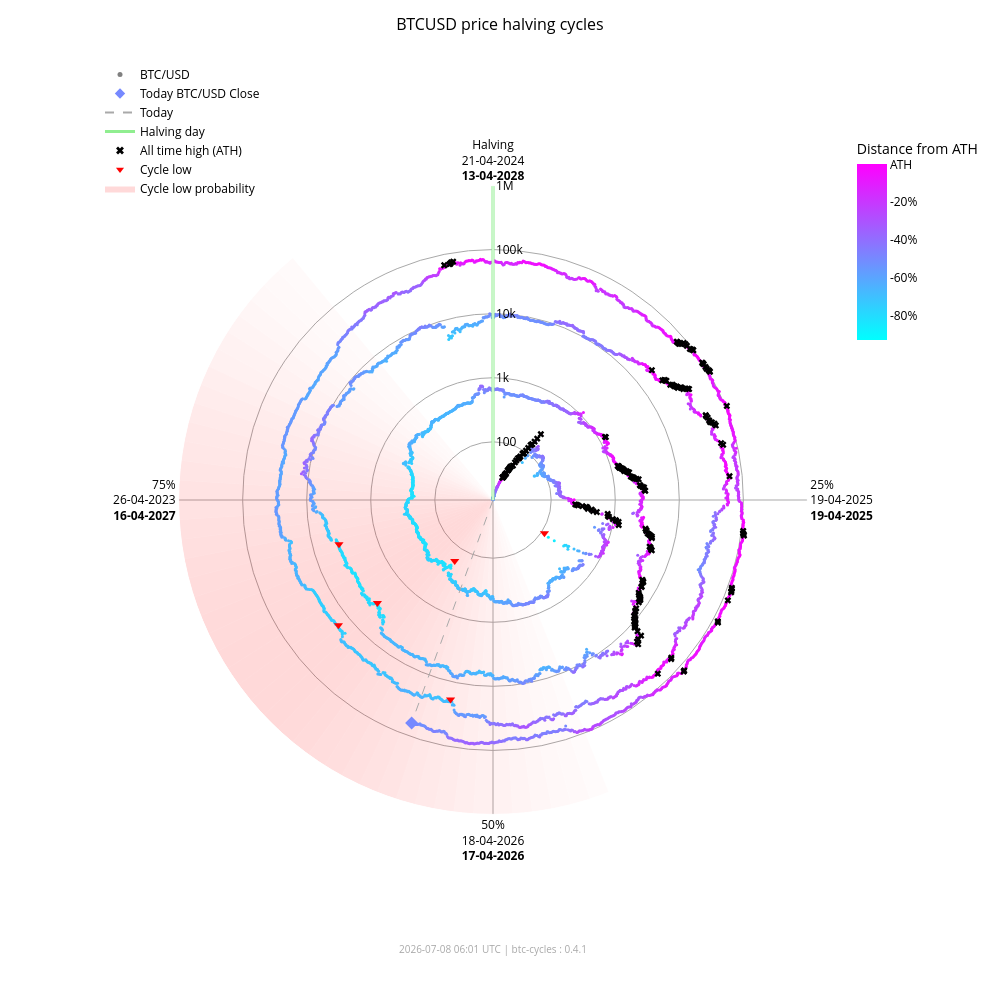

Here is the notebook cell this chart was saved with:
### Markdown cell above
### Interactive chart (plotly)

### Code cell
fig_interactive = btc.plot(
    kind="interactive",
    from_date="2012-11-28",
)
# plotly config for interactivity
config = {"scrollZoom": True, "displayModeBar": True}
# display in notebook
fig_interactive.show(config=config)

### Figure 1 — Plotly figure (JSON) as saved in the notebook; plotly's stock layout.template omitted (floating-point values rounded to 4 significant figures; data arrays with more than 128 entries replaced by an {"elided": "..."} marker saying what was removed)
{"data": [{"fill": "toself", "fillcolor": "rgba(255,0,0,0.017168280509461755)", "hoverinfo": "skip", "line": {"width": 0}, "mode": "lines", "r": [12.35, 1000000, 1000000, 12.35, 12.35], "showlegend": false, "theta": [158.4, 158.4, 162.0, 162.0, 158.4], "type": "scatterpolar"}, {"fill": "toself", "fillcolor": "rgba(255,0,0,0.022114794501891175)", "hoverinfo": "skip", "line": {"width": 0}, "mode": "lines", "r": [12.35, 1000000, 1000000, 12.35, 12.35], "showlegend": false, "theta": [162.0, 162.0, 165.6, 165.6, 162.0], "type": "scatterpolar"}, {"fill": "toself", "fillcolor": "rgba(255,0,0,0.02790404259511669)", "hoverinfo": "skip", "line": {"width": 0}, "mode": "lines", "r": [12.35, 1000000, 1000000, 12.35, 12.35], "showlegend": false, "theta": [165.6, 165.6, 169.2, 169.2, 165.6], "type": "scatterpolar"}, {"fill": "toself", "fillcolor": "rgba(255,0,0,0.034518294852420334)", "hoverinfo": "skip", "line": {"width": 0}, "mode": "lines", "r": [12.35, 1000000, 1000000, 12.35, 12.35], "showlegend": false, "theta": [169.2, 169.2, 172.8, 172.8, 169.2], "type": "scatterpolar"}, {"fill": "toself", "fillcolor": "rgba(255,0,0,0.041901979682821514)", "hoverinfo": "skip", "line": {"width": 0}, "mode": "lines", "r": [12.35, 1000000, 1000000, 12.35, 12.35], "showlegend": false, "theta": [172.8, 172.8, 176.4, 176.4, 172.8], "type": "scatterpolar"}, {"fill": "toself", "fillcolor": "rgba(255,0,0,0.04996405861294358)", "hoverinfo": "skip", "line": {"width": 0}, "mode": "lines", "r": [12.35, 1000000, 1000000, 12.35, 12.35], "showlegend": false, "theta": [176.4, 176.4, 180.0, 180.0, 176.4], "type": "scatterpolar"}, {"fill": "toself", "fillcolor": "rgba(255,0,0,0.05858349692240514)", "hoverinfo": "skip", "line": {"width": 0}, "mode": "lines", "r": [12.35, 1000000, 1000000, 12.35, 12.35], "showlegend": false, "theta": [180.0, 180.0, 183.6, 183.6, 180.0], "type": "scatterpolar"}, {"fill": "toself", "fillcolor": "rgba(255,0,0,0.06761662035375064)", "hoverinfo": "skip", "line": {"width": 0}, "mode": "lines", "r": [12.35, 1000000, 1000000, 12.35, 12.35], "showlegend": false, "theta": [183.6, 183.6, 187.2, 187.2, 183.6], "type": "scatterpolar"}, {"fill": "toself", "fillcolor": "rgba(255,0,0,0.07690481219944661)", "hoverinfo": "skip", "line": {"width": 0}, "mode": "lines", "r": [12.35, 1000000, 1000000, 12.35, 12.35], "showlegend": false, "theta": [187.2, 187.2, 190.8, 190.8, 187.2], "type": "scatterpolar"}, {"fill": "toself", "fillcolor": "rgba(255,0,0,0.08628112000611096)", "hoverinfo": "skip", "line": {"width": 0}, "mode": "lines", "r": [12.35, 1000000, 1000000, 12.35, 12.35], "showlegend": false, "theta": [190.8, 190.8, 194.4, 194.4, 190.8], "type": "scatterpolar"}, {"fill": "toself", "fillcolor": "rgba(255,0,0,0.09557490841018089)", "hoverinfo": "skip", "line": {"width": 0}, "mode": "lines", "r": [12.35, 1000000, 1000000, 12.35, 12.35], "showlegend": false, "theta": [194.4, 194.4, 198.0, 198.0, 194.4], "type": "scatterpolar"}, {"fill": "toself", "fillcolor": "rgba(255,0,0,0.10461455782963762)", "hoverinfo": "skip", "line": {"width": 0}, "mode": "lines", "r": [12.35, 1000000, 1000000, 12.35, 12.35], "showlegend": false, "theta": [198.0, 198.0, 201.6, 201.6, 198.0], "type": "scatterpolar"}, {"fill": "toself", "fillcolor": "rgba(255,0,0,0.11322908719652829)", "hoverinfo": "skip", "line": {"width": 0}, "mode": "lines", "r": [12.35, 1000000, 1000000, 12.35, 12.35], "showlegend": false, "theta": [201.6, 201.6, 205.2, 205.2, 201.6], "type": "scatterpolar"}, {"fill": "toself", "fillcolor": "rgba(255,0,0,0.12125015337052986)", "hoverinfo": "skip", "line": {"width": 0}, "mode": "lines", "r": [12.35, 1000000, 1000000, 12.35, 12.35], "showlegend": false, "theta": [205.2, 205.2, 208.8, 208.8, 205.2], "type": "scatterpolar"}, {"fill": "toself", "fillcolor": "rgba(255,0,0,0.12851590515331976)", "hoverinfo": "skip", "line": {"width": 0}, "mode": "lines", "r": [12.35, 1000000, 1000000, 12.35, 12.35], "showlegend": false, "theta": [208.8, 208.8, 212.4, 212.4, 208.8], "type": "scatterpolar"}, {"fill": "toself", "fillcolor": "rgba(255,0,0,0.13487757461161184)", "hoverinfo": "skip", "line": {"width": 0}, "mode": "lines", "r": [12.35, 1000000, 1000000, 12.35, 12.35], "showlegend": false, "theta": [212.4, 212.4, 216.0, 216.0, 212.4], "type": "scatterpolar"}, {"fill": "toself", "fillcolor": "rgba(255,0,0,0.14020862181849592)", "hoverinfo": "skip", "line": {"width": 0}, "mode": "lines", "r": [12.35, 1000000, 1000000, 12.35, 12.35], "showlegend": false, "theta": [216.0, 216.0, 219.6, 219.6, 216.0], "type": "scatterpolar"}, {"fill": "toself", "fillcolor": "rgba(255,0,0,0.14441504950654527)", "hoverinfo": "skip", "line": {"width": 0}, "mode": "lines", "r": [12.35, 1000000, 1000000, 12.35, 12.35], "showlegend": false, "theta": [219.6, 219.6, 223.2, 223.2, 219.6], "type": "scatterpolar"}, {"fill": "toself", "fillcolor": "rgba(255,0,0,0.14744459351271713)", "hoverinfo": "skip", "line": {"width": 0}, "mode": "lines", "r": [12.35, 1000000, 1000000, 12.35, 12.35], "showlegend": false, "theta": [223.2, 223.2, 226.8, 226.8, 223.2], "type": "scatterpolar"}, {"fill": "toself", "fillcolor": "rgba(255,0,0,0.14929223192296423)", "hoverinfo": "skip", "line": {"width": 0}, "mode": "lines", "r": [12.35, 1000000, 1000000, 12.35, 12.35], "showlegend": false, "theta": [226.8, 226.8, 230.4, 230.4, 226.8], "type": "scatterpolar"}, {"fill": "toself", "fillcolor": "rgba(255,0,0,0.15)", "hoverinfo": "skip", "line": {"width": 0}, "mode": "lines", "r": [12.35, 1000000, 1000000, 12.35, 12.35], "showlegend": false, "theta": [230.4, 230.4, 234.0, 234.0, 230.4], "type": "scatterpolar"}, {"fill": "toself", "fillcolor": "rgba(255,0,0,0.14965033825231114)", "hoverinfo": "skip", "line": {"width": 0}, "mode": "lines", "r": [12.35, 1000000, 1000000, 12.35, 12.35], "showlegend": false, "theta": [234.0, 234.0, 237.6, 237.6, 234.0], "type": "scatterpolar"}, {"fill": "toself", "fillcolor": "rgba(255,0,0,0.14835378057909807)", "hoverinfo": "skip", "line": {"width": 0}, "mode": "lines", "r": [12.35, 1000000, 1000000, 12.35, 12.35], "showlegend": false, "theta": [237.6, 237.6, 241.2, 241.2, 237.6], "type": "scatterpolar"}, {"fill": "toself", "fillcolor": "rgba(255,0,0,0.14623322283554635)", "hoverinfo": "skip", "line": {"width": 0}, "mode": "lines", "r": [12.35, 1000000, 1000000, 12.35, 12.35], "showlegend": false, "theta": [241.2, 241.2, 244.8, 244.8, 241.2], "type": "scatterpolar"}, {"fill": "toself", "fillcolor": "rgba(255,0,0,0.1434078538226231)", "hoverinfo": "skip", "line": {"width": 0}, "mode": "lines", "r": [12.35, 1000000, 1000000, 12.35, 12.35], "showlegend": false, "theta": [244.8, 244.8, 248.4, 248.4, 244.8], "type": "scatterpolar"}, {"fill": "toself", "fillcolor": "rgba(255,0,0,0.13997983179373427)", "hoverinfo": "skip", "line": {"width": 0}, "mode": "lines", "r": [12.35, 1000000, 1000000, 12.35, 12.35], "showlegend": false, "theta": [248.4, 248.4, 252.0, 252.0, 248.4], "type": "scatterpolar"}, {"fill": "toself", "fillcolor": "rgba(255,0,0,0.13602598258454268)", "hoverinfo": "skip", "line": {"width": 0}, "mode": "lines", "r": [12.35, 1000000, 1000000, 12.35, 12.35], "showlegend": false, "theta": [252.0, 252.0, 255.6, 255.6, 252.0], "type": "scatterpolar"}, {"fill": "toself", "fillcolor": "rgba(255,0,0,0.13159547355344953)", "hoverinfo": "skip", "line": {"width": 0}, "mode": "lines", "r": [12.35, 1000000, 1000000, 12.35, 12.35], "showlegend": false, "theta": [255.6, 255.6, 259.2, 259.2, 255.6], "type": "scatterpolar"}, {"fill": "toself", "fillcolor": "rgba(255,0,0,0.12671301775492697)", "hoverinfo": "skip", "line": {"width": 0}, "mode": "lines", "r": [12.35, 1000000, 1000000, 12.35, 12.35], "showlegend": false, "theta": [259.2, 259.2, 262.8, 262.8, 259.2], "type": "scatterpolar"}, {"fill": "toself", "fillcolor": "rgba(255,0,0,0.12138610149219965)", "hoverinfo": "skip", "line": {"width": 0}, "mode": "lines", "r": [12.35, 1000000, 1000000, 12.35, 12.35], "showlegend": false, "theta": [262.8, 262.8, 266.4, 266.4, 262.8], "type": "scatterpolar"}, {"fill": "toself", "fillcolor": "rgba(255,0,0,0.1156142551644921)", "hoverinfo": "skip", "line": {"width": 0}, "mode": "lines", "r": [12.35, 1000000, 1000000, 12.35, 12.35], "showlegend": false, "theta": [266.4, 266.4, 270.0, 270.0, 266.4], "type": "scatterpolar"}, {"fill": "toself", "fillcolor": "rgba(255,0,0,0.10939851441251548)", "hoverinfo": "skip", "line": {"width": 0}, "mode": "lines", "r": [12.35, 1000000, 1000000, 12.35, 12.35], "showlegend": false, "theta": [270.0, 270.0, 273.6, 273.6, 270.0], "type": "scatterpolar"}, {"fill": "toself", "fillcolor": "rgba(255,0,0,0.10274974912946185)", "hoverinfo": "skip", "line": {"width": 0}, "mode": "lines", "r": [12.35, 1000000, 1000000, 12.35, 12.35], "showlegend": false, "theta": [273.6, 273.6, 277.2, 277.2, 273.6], "type": "scatterpolar"}, {"fill": "toself", "fillcolor": "rgba(255,0,0,0.09569517349791425)", "hoverinfo": "skip", "line": {"width": 0}, "mode": "lines", "r": [12.35, 1000000, 1000000, 12.35, 12.35], "showlegend": false, "theta": [277.2, 277.2, 280.8, 280.8, 277.2], "type": "scatterpolar"}, {"fill": "toself", "fillcolor": "rgba(255,0,0,0.08828282625646727)", "hoverinfo": "skip", "line": {"width": 0}, "mode": "lines", "r": [12.35, 1000000, 1000000, 12.35, 12.35], "showlegend": false, "theta": [280.8, 280.8, 284.4, 284.4, 280.8], "type": "scatterpolar"}, {"fill": "toself", "fillcolor": "rgba(255,0,0,0.08058400018765345)", "hoverinfo": "skip", "line": {"width": 0}, "mode": "lines", "r": [12.35, 1000000, 1000000, 12.35, 12.35], "showlegend": false, "theta": [284.4, 284.4, 288.0, 288.0, 284.4], "type": "scatterpolar"}, {"fill": "toself", "fillcolor": "rgba(255,0,0,0.07269354608292704)", "hoverinfo": "skip", "line": {"width": 0}, "mode": "lines", "r": [12.35, 1000000, 1000000, 12.35, 12.35], "showlegend": false, "theta": [288.0, 288.0, 291.6, 291.6, 288.0], "type": "scatterpolar"}, {"fill": "toself", "fillcolor": "rgba(255,0,0,0.06472784449068783)", "hoverinfo": "skip", "line": {"width": 0}, "mode": "lines", "r": [12.35, 1000000, 1000000, 12.35, 12.35], "showlegend": false, "theta": [291.6, 291.6, 295.2, 295.2, 291.6], "type": "scatterpolar"}, {"fill": "toself", "fillcolor": "rgba(255,0,0,0.05682021976743955)", "hoverinfo": "skip", "line": {"width": 0}, "mode": "lines", "r": [12.35, 1000000, 1000000, 12.35, 12.35], "showlegend": false, "theta": [295.2, 295.2, 298.8, 298.8, 295.2], "type": "scatterpolar"}, {"fill": "toself", "fillcolor": "rgba(255,0,0,0.04911378436707333)", "hoverinfo": "skip", "line": {"width": 0}, "mode": "lines", "r": [12.35, 1000000, 1000000, 12.35, 12.35], "showlegend": false, "theta": [298.8, 298.8, 302.4, 302.4, 298.8], "type": "scatterpolar"}, {"fill": "toself", "fillcolor": "rgba(255,0,0,0.04175213714896469)", "hoverinfo": "skip", "line": {"width": 0}, "mode": "lines", "r": [12.35, 1000000, 1000000, 12.35, 12.35], "showlegend": false, "theta": [302.4, 302.4, 306.0, 306.0, 302.4], "type": "scatterpolar"}, {"fill": "toself", "fillcolor": "rgba(255,0,0,0.034868865657538876)", "hoverinfo": "skip", "line": {"width": 0}, "mode": "lines", "r": [12.35, 1000000, 1000000, 12.35, 12.35], "showlegend": false, "theta": [306.0, 306.0, 309.6, 309.6, 306.0], "type": "scatterpolar"}, {"fill": "toself", "fillcolor": "rgba(255,0,0,0.02857722515334582)", "hoverinfo": "skip", "line": {"width": 0}, "mode": "lines", "r": [12.35, 1000000, 1000000, 12.35, 12.35], "showlegend": false, "theta": [309.6, 309.6, 313.2, 313.2, 309.6], "type": "scatterpolar"}, {"fill": "toself", "fillcolor": "rgba(255,0,0,0.022961515313555197)", "hoverinfo": "skip", "line": {"width": 0}, "mode": "lines", "r": [12.35, 1000000, 1000000, 12.35, 12.35], "showlegend": false, "theta": [313.2, 313.2, 316.8, 316.8, 313.2], "type": "scatterpolar"}, {"fill": "toself", "fillcolor": "rgba(255,0,0,0.01807146942917362)", "hoverinfo": "skip", "line": {"width": 0}, "mode": "lines", "r": [12.35, 1000000, 1000000, 12.35, 12.35], "showlegend": false, "theta": [316.8, 316.8, 320.4, 320.4, 316.8], "type": "scatterpolar"}, {"hoverinfo": "text", "marker": {"color": {"elided": "4971 str values"}, "size": 3}, "mode": "markers", "r": {"elided": "4971 float values"}, "showlegend": false, "text": {"elided": "4971 str values"}, "theta": {"elided": "4971 float values"}, "type": "scatterpolar"}, {"hoverinfo": "skip", "line": {"color": "lightgreen", "width": 3}, "mode": "lines", "r": [12.35, 1000000], "showlegend": false, "theta": [0, 0], "type": "scatterpolar"}, {"hoverinfo": "skip", "line": {"color": "darkgrey", "dash": "dash", "width": 1}, "mode": "lines", "r": [12.35, 62540.0], "showlegend": false, "theta": [200.1, 200.1], "type": "scatterpolar"}, {"hoverinfo": "text", "marker": {"color": "#7689ff", "size": 10, "symbol": "diamond"}, "mode": "markers", "r": [62540.0], "showlegend": false, "text": ["Today<br>Date: 2026-07-08<br>Price: $62,543.88"], "theta": [200.1], "type": "scatterpolar"}, {"hoverinfo": "text", "marker": {"color": "black", "size": 6, "symbol": "x"}, "mode": "markers", "r": {"elided": "195 float values"}, "showlegend": false, "text": {"elided": "195 str values"}, "theta": {"elided": "195 float values"}, "type": "scatterpolar"}, {"hoverinfo": "text", "marker": {"color": "red", "size": 8, "symbol": "triangle-down"}, "mode": "markers", "r": [111.6, 164.9, 3233.0, 3925.0, 18950.0, 15760.0], "showlegend": false, "text": ["Cycle Low<br>Date: 2014-02-21<br>Price: $111.56<br>ATH distance: -91.0%", "Cycle Low<br>Date: 2015-01-14<br>Price: $164.92<br>ATH distance: -86.7%", "Cycle Low<br>Date: 2018-12-15<br>Price: $3,232.51<br>ATH distance: -83.3%", "Cycle Low<br>Date: 2019-03-25<br>Price: $3,924.55<br>ATH distance: -79.7%", "Cycle Low<br>Date: 2022-06-18<br>Price: $18,954.25<br>ATH distance: -71.9%", "Cycle Low<br>Date: 2022-11-21<br>Price: $15,760.19<br>ATH distance: -76.7%"], "theta": [122.8, 212.1, 228.3, 254.0, 192.0, 231.0], "type": "scatterpolar"}, {"marker": {"color": "grey", "size": 5}, "mode": "markers", "name": "BTC/USD", "r": [null], "theta": [null], "type": "scatterpolar"}, {"marker": {"color": "#7689ff", "size": 8, "symbol": "diamond"}, "mode": "markers", "name": "Today BTC/USD Close", "r": [null], "theta": [null], "type": "scatterpolar"}, {"line": {"color": "darkgrey", "dash": "dash"}, "mode": "lines", "name": "Today", "r": [null], "theta": [null], "type": "scatterpolar"}, {"line": {"color": "lightgreen", "width": 3}, "mode": "lines", "name": "Halving day", "r": [null], "theta": [null], "type": "scatterpolar"}, {"marker": {"color": "black", "size": 7, "symbol": "x"}, "mode": "markers", "name": "All time high (ATH)", "r": [null], "theta": [null], "type": "scatterpolar"}, {"marker": {"color": "red", "size": 7, "symbol": "triangle-down"}, "mode": "markers", "name": "Cycle low", "r": [null], "theta": [null], "type": "scatterpolar"}, {"fill": "toself", "fillcolor": "rgba(255,0,0,0.15)", "line": {"width": 0}, "mode": "lines", "name": "Cycle low probability", "r": [null], "theta": [null], "type": "scatterpolar"}, {"hoverinfo": "skip", "marker": {"cmax": 0, "cmin": -0.9307, "color": [0], "colorbar": {"len": 0.25, "ticktext": ["ATH", "-20%", "-40%", "-60%", "-80%", "-100%"], "tickvals": [0, -0.2, -0.4, -0.6, -0.8, -1.0], "title": {"text": "Distance from ATH"}, "x": 0.95, "y": 0.92, "yanchor": "top"}, "colorscale": {"elided": "256x2 mixed values"}, "showscale": true, "size": 0}, "mode": "markers", "r": [null], "showlegend": false, "theta": [null], "type": "scatterpolar"}], "layout": {"annotations": [{"font": {"color": "darkgrey", "size": 10}, "showarrow": false, "text": "2026-07-08 06:01 UTC | btc-cycles : 0.4.1", "x": 0.5, "xref": "paper", "y": -0.02, "yref": "paper"}], "font": {"color": "black"}, "height": 1000, "legend": {"bgcolor": "rgba(0,0,0,0)", "font": {"color": "black"}, "x": 0.0, "y": 1.0}, "margin": {"b": 60, "l": 100, "r": 80, "t": 60}, "paper_bgcolor": "white", "plot_bgcolor": "white", "polar": {"angularaxis": {"color": "black", "direction": "clockwise", "gridcolor": "darkgrey", "rotation": 90, "ticktext": ["Halving<br>21-04-2024<br><b>13-04-2028</b>", "25%<br>19-04-2025<br><b>19-04-2025</b>", "50%<br>18-04-2026<br><b>17-04-2026</b>", "75%<br>26-04-2023<br><b>16-04-2027</b>"], "tickvals": [0, 90, 180, 270]}, "bgcolor": "white", "domain": {"x": [0.1, 0.9], "y": [0.05, 0.95]}, "radialaxis": {"angle": 90, "color": "black", "gridcolor": "darkgrey", "range": [1.092, 6.0], "tickangle": 90, "ticktext": ["100", "1k", "10k", "100k", "1M"], "tickvals": [100, 1000, 10000, 100000, 1000000], "type": "log"}}, "title": {"font": {"color": "black", "size": 16}, "text": "BTCUSD price halving cycles", "x": 0.5}, "width": 1000}}
